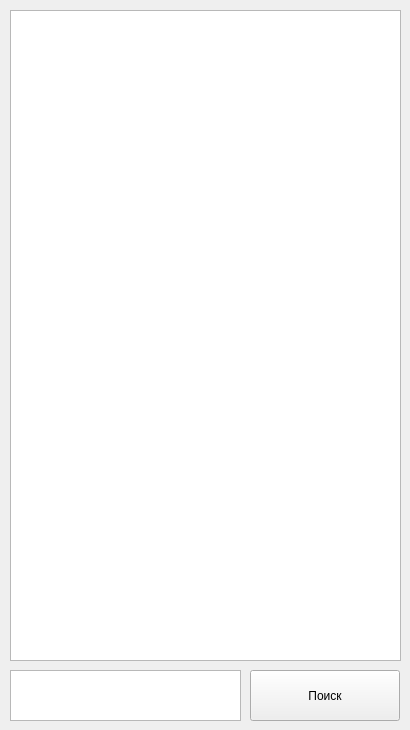
   <widget class="QWidget" name="NPC">
    <attribute name="title">
     <string>NPC</string>
    </attribute>
    <widget class="QTextEdit" name="textEdit_5">
     <property name="geometry">
      <rect>
       <x>10</x>
       <y>10</y>
       <width>391</width>
       <height>651</height>
      </rect>
     </property>
     <property name="html">
      <string>&lt;!DOCTYPE HTML PUBLIC &quot;-//W3C//DTD HTML 4.0//EN&quot; &quot;http://www.w3.org/TR/REC-html40/strict.dtd&quot;&gt;
&lt;html&gt;&lt;head&gt;&lt;meta name=&quot;qrichtext&quot; content=&quot;1&quot; /&gt;&lt;meta charset=&quot;utf-8&quot; /&gt;&lt;style type=&quot;text/css&quot;&gt;
p, li { white-space: pre-wrap; }
hr { height: 1px; border-width: 0; }
li.unchecked::marker { content: &quot;\2610&quot;; }
li.checked::marker { content: &quot;\2612&quot;; }
&lt;/style&gt;&lt;/head&gt;&lt;body style=&quot; font-family:'Segoe UI'; font-size:9pt; font-weight:400; font-style:normal;&quot;&gt;
&lt;p style=&quot;-qt-paragraph-type:empty; margin-top:12px; margin-bottom:12px; margin-left:0px; margin-right:0px; -qt-block-indent:0; text-indent:0px; font-family:'Sans Serif'; font-size:large; font-weight:700;&quot;&gt;&lt;br /&gt;&lt;/p&gt;&lt;/body&gt;&lt;/html&gt;</string>
     </property>
    </widget>
    <widget class="QTextEdit" name="textEdit_6">
     <property name="geometry">
      <rect>
       <x>10</x>
       <y>670</y>
       <width>231</width>
       <height>51</height>
      </rect>
     </property>
    </widget>
    <widget class="QPushButton" name="pushButton_4">
     <property name="geometry">
      <rect>
       <x>250</x>
       <y>670</y>
       <width>150</width>
       <height>51</height>
      </rect>
     </property>
     <property name="maximumSize">
      <size>
       <width>150</width>
       <height>16777215</height>
      </size>
     </property>
     <property name="text">
      <string>Поиск</string>
     </property>
    </widget>
   </widget>
